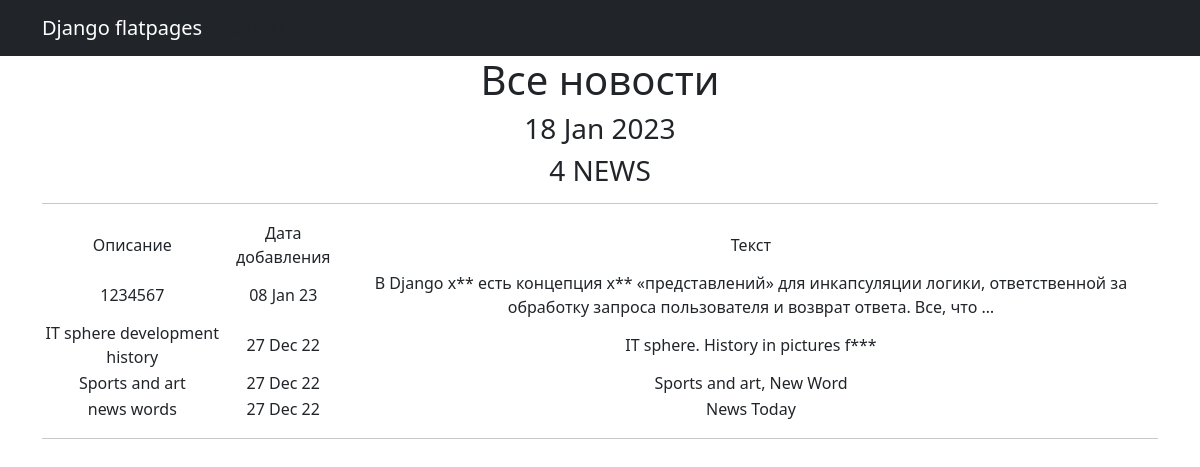
The page /news/ on the database as committed earlier.
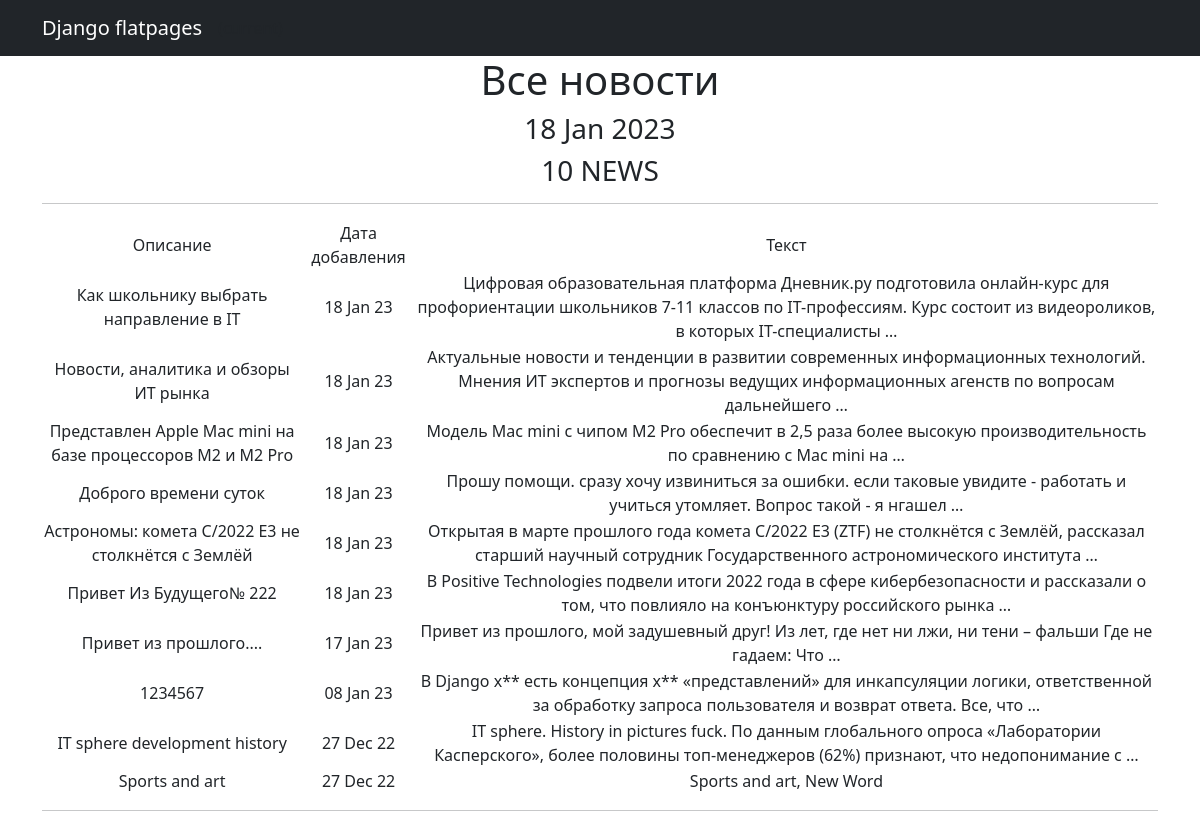
The same page on the database as committed later.
### news/models.py (models this page shows, shortened)
class Post(models.Model):
    author = models.ForeignKey(Author, on_delete=models.CASCADE, verbose_name="Автор")
    NEWS = "NW"
    ARTICLE = "AT"
    CATEGORY_CHOICES = (
        (NEWS, 'НОВОСТЬ'),
        (ARTICLE, 'СТАТЬЯ'),
    )
    categoryType = models.CharField(max_length=2, choices=CATEGORY_CHOICES, default=ARTICLE, verbose_name="Категория Публикации")
    dataCreation = models.DateTimeField(auto_now_add=True, verbose_name="Дата публикации")
    postCategory = models.ManyToManyField(Category, through='PostCategory', verbose_name="Тип Поста")
    title = models.CharField(max_length=128, verbose_name="Заголовок")
    text = models.TextField()
    rating = models.SmallIntegerField(default=0, verbose_name="Рейтинг")

### news/views.py (the view)
# urls.py: path('', NewsList.as_view(), name ='news'),
class NewsList(ListView):
    model = Post
    ordering = '-dataCreation'
    template_name = 'news.html'
    context_object_name = 'news'
    paginate_by = 10
    def get_context_data(self, **kwargs):
        context = super().get_context_data(**kwargs)
        context['time_now'] = datetime.utcnow()
        context['next_sale'] = None
        return context

### news/templatetags/custom_filters.py (called while the page is built)
@register.filter()
def censor(value):
    ban_words = ['fuck', 'хер']
    if not isinstance(value, str):
        raise TypeError(f"unresolved type'{type(value)}' expected type 'str")
    for word in value.split():
        if word.lower() in ban_words:
            value = value.replace(word, f'{word[0]}{"*"*(len(word)-1)}')
    return value

### news/templatetags/custom_tags.py (called while the page is built)
@register.simple_tag()
def current_time(format_string='%b %d %Y'):
    return datetime.utcnow().strftime(format_string)

### news/templates/news.html (shortened to what this page needs)
{% extends 'flatpages/default.html' %}
{% load custom_filters %}
{% load custom_tags %}
{% block content %}
   <h1>Все новости</h1>
<h3>{% current_time '%d %b %Y' %}</h3>
<h3>{{ news|length }} NEWS</h3>
   <hr>
   {% if news %}
       <table>
          <tr>
               <td>Описание</td>
               <td>Дата добавления</td>
               <td>Текст</td>
           <tr>
           {% for new in news %}
           <tr>
               <td>{{ new.title|censor }}</td>
               <td>{{ new.dataCreation|date:'d M y ' }}</td>
               <td>{{ new.text|truncatewords:20|censor}}</td>
           {% endfor %}
       </table>
   <hr>
   {% else %}
       <h2>Новостей нет!</h2>
   {% endif %}
{% endblock content %}

Rows that differ between the two databases and show on the page:
no longer on this page (row unchanged): Post: title|censor "news words", dataCreation "27 Dec 22", text|censor "News Today"
added Post: title|censor "Как школьнику выбрать направление в IT", dataCreation "18 Jan 23", text|censor "Цифровая образовательная платформа Дневник.ру подготовила онлайн-курс для профориентации школьников 7-11 классов по IT-профессиям. Курс состоит из видеороликов, в которых IT-специалисты …"
added Post: title|censor "Новости, аналитика и обзоры ИТ рынка", dataCreation "18 Jan 23", text|censor "Актуальные новости и тенденции в развитии современных информационных технологий. Мнения ИТ экспертов и прогнозы ведущих информационных агенств по вопросам дальнейшего …"
added Post: title|censor "Представлен Apple Mac mini на базе процессоров M2 и M2 Pro", dataCreation "18 Jan 23", text|censor "Модель Mac mini с чипом M2 Pro обеспечит в 2,5 раза более высокую производительность по сравнению с Mac mini на …"
added Post: title|censor "Доброго времени суток", dataCreation "18 Jan 23", text|censor "Прошу помощи. сразу хочу извиниться за ошибки. если таковые увидите - работать и учиться утомляет. Вопрос такой - я нгашел …"
added Post: title|censor "Астрономы: комета C/2022 E3 не столкнётся с Землёй", dataCreation "18 Jan 23", text|censor "Открытая в марте прошлого года комета C/2022 E3 (ZTF) не столкнётся с Землёй, рассказал старший научный сотрудник Государственного астрономического института …"
added Post: title|censor "Привет Из Будущего№ 222", dataCreation "18 Jan 23", text|censor "В Positive Technologies подвели итоги 2022 года в сфере кибербезопасности и рассказали о том, что повлияло на конъюнктуру российского рынка …"
added Post: title|censor "Привет из прошлого....", dataCreation "17 Jan 23", text|censor "Привет из прошлого, мой задушевный друг! Из лет, где нет ни лжи, ни тени – фальши Где не гадаем: Что …"
changed Post "IT sphere development history": text|censor "IT sphere. History in pictures f***" → "IT sphere. History in pictures fuck. По данным глобального опроса «Лаборатории Касперского», более половины топ-менеджеров (62%) признают, что недопонимание с …"
Other text that changed with them:
{{ news|length }}: "4" → "10"
